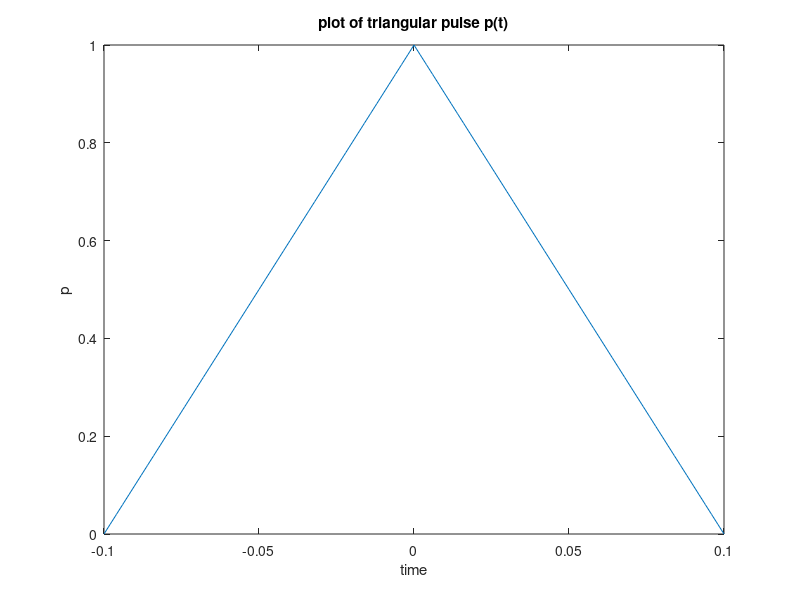
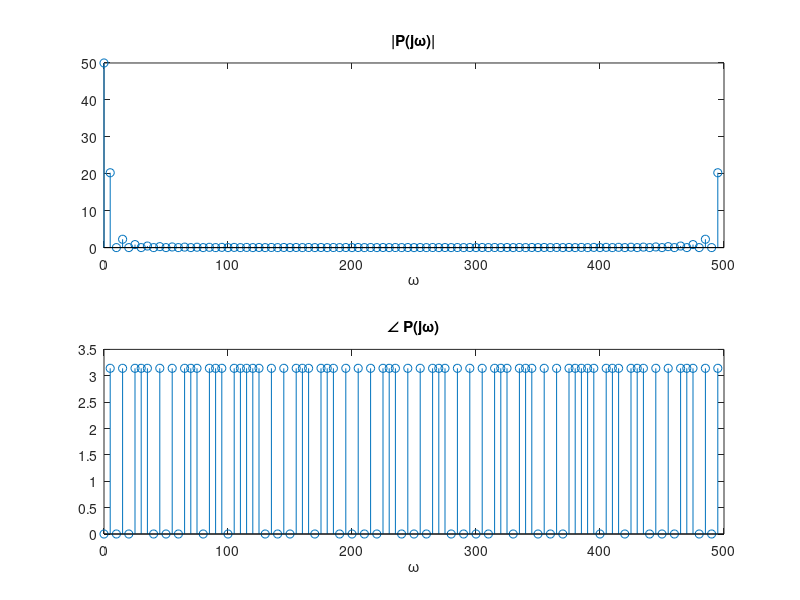
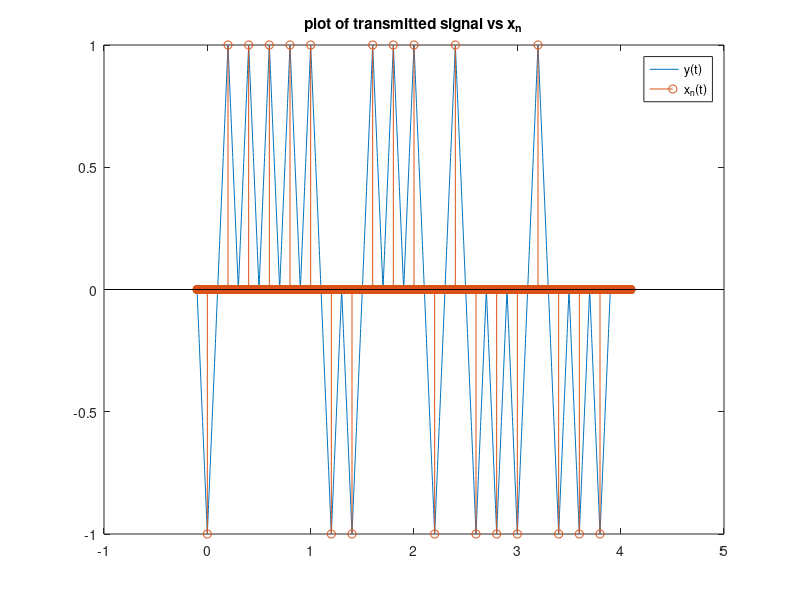
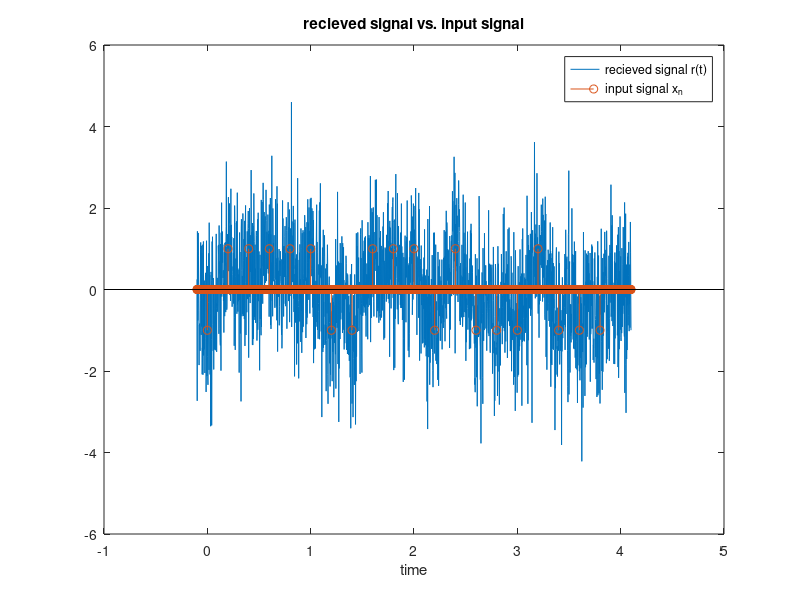

Source code (MATLAB) for these figures, in order: (Note: this script raises an error after producing the figures.)
clear, close all

% param
N = 20; % number of bits
Tp = 0.1; % half the pulse width
dt = Tp/50; % sampling frequency -- keep this constant
fb = 1/(2*Tp); % bit rate
dt_b = 1/fb; % bit period (how long between bits)
t = 0:dt:(dt_b*N); % time range -- not sure if this is right
sigma = 1; % noise parameter for part e

% upper limit is the number of bit periods times the number of bits

%% PART A -- need graphs, etc
t_pulse = -Tp:dt:Tp;
p = 1-abs(t_pulse./Tp);
% creates triangular pulse that is 2*Tp wide in time

% plot(t_pulse,p)

transform = fft((p(1:end-1)));
Fs = 1/dt;
f = Fs * (0:length(transform)-1)/length(transform);

% figure, stem(abs(transform))

% testing shifted vs unshifted
% x = [0:0.2:1 0.8:-0.2:0.2];
% X = fft(x); X_shift=fft(fftshift(x));
% figure,subplot(2,1,1)
% stem(angle(X))
% subplot(2,1,2), stem(angle(X_shift))
% 
% figure,subplot(2,1,1)
% stem(abs(X))
% subplot(2,1,2)
% stem(abs(X_shift))

%% PART C
bits = 2*((rand(1,N)<0.5)-0.5);

%% PART D

% Thomas
% How I think x should be generated: u take the bits defined in c, and put
% them into an array along with time. every Ts time, there will be one of
% the spikes corresponding to one in bits
% result is kinda same as urs evan, but maybe its more general? idk

% makes a time vector of appropriate length. I chose Ts arbitrarily
Ts = 1/fb;
tx = 0:dt:(N)*Ts;

% insert the message onto xn, put a spike every Ts seconds
xn = zeros(size(tx));
for i=0:N-1
    xn(abs(tx - i * Ts) < .0001) = bits(i+1);
end
% calculate the convolution
y_conv = conv(xn, p);

%% part E
% add noise as specified
nt = sigma*randn(1,length(y_conv));
rt = nt + y_conv;

%% part F

% make a new time axis, again, time is increased by Tp on both sides
tx_out = -Tp:dt:(N)*Ts + Tp;
xhat = zeros(size(rt));
xhat_matched = zeros(size(rt));

p_negt = flip(p);
zn = conv(rt, p_negt, "same");

% make the zero array then add the +1 or -1 as described in the doc
for i=0:N-1
    index = find(abs(tx_out - i* Ts) < .001);
    if rt(index) > 0
        xhat(index) = 1;
    else
        xhat(index) = -1;
    end

    if zn(index) > 0
        xhat_matched(index) = 1;
    else
        xhat_matched(index) = -1;
    end

end


%% Part g
% i
figure;
plot(t_pulse, p);
xlabel('time'),ylabel('p')
title('plot of triangular pulse p(t)')

% TODO plot fft and hand calculate fft
figure
subplot(2, 1, 1)
stem(f, abs(transform))
title('|P(j\omega)|')
xlabel('\omega')
subplot(2, 1, 2)
% correcting phase noise -- the imagionary values were extremely tiny but
% were still causing there to be nonzero phase when the phase should've
% actually been zero

true_phase = zeros(length(transform),1);

for i = 1:length(transform)
    if imag(transform(i)) < 1e-6
        true_phase(i) = angle(real(transform(i)));
    else
        true_phase(i) = angle(transform(i));
    end
end

stem(f,true_phase)
xlabel('\omega')
title('\angle P(j\omega)')
%%
% ii
figure;
plot(tx_out, y_conv)
hold on, stem(tx_out,[zeros(1, floor(length(p)/2)) xn zeros(1, floor(length(p)/2))])
title('plot of transmitted signal vs x_n')
legend('y(t)','x_n(t)')
hold off
% iii
figure;
plot(tx_out, rt);
% plot it against the original impulse message. append zeros. the
% convolution will increase size of axis by half of the size of triangle
% (Tp) on both sides, so add that on
hold on,stem(tx_out,[zeros(1, floor(length(p)/2)) xn zeros(1, floor(length(p)/2))])
title('recieved signal vs. input signal')
xlabel('time')
legend('recieved signal r(t)','input signal x_n')
hold off

% iv
figure, hold on
stem(tx, xhat(Tp/dt+1:end-Tp/dt)),stem(tx,xn)
legend('Signed-based reciever','input signal')
title('sent message and decoded message, signed-based reciever')
xlabel('time')
hold off

figure,hold on
stem(tx, xhat_matched(Tp/dt+1:end-Tp/dt)),stem(tx,xn)
legend('Matched filter reciever','input signal')
title('sent message and decoded message, matched filter reciever')
xlabel('time')
hold off

% v
% bit rate 
disp("Bit rate: " + fb)
disp("noise standard deviation (essentially 1): " + std(nt))

Py = sum(y_conv.^2 * dt);
Pn = sum(nt.^2 * dt);
disp("SNR: " + Py/Pn);

% error rate calculations
xn_sign = xhat(xhat ~= 0);
xn_matched = xhat_matched(xhat_matched ~= 0);
error_rate_sign = sum(xn_sign ~= bits)/N;
error_rate_matched = sum(xn_matched ~= bits)/N;

disp("sign-based reciever error rate: " + error_rate_sign);
disp("matched filter error rate: " + error_rate_matched);

%% part 2
% param
N = 40; % number of bits
Tp = 0.1; % half the pulse width
dt = Tp/50; % sampling frequency -- keep this constant
dt_b = 1/fb; % bit period (how long between bits)
t = 0:dt:(dt_b*N); % time range -- not sure if this is right

% basically plotted error rate vs snr for a range of sigmas, as instructed

t_pulse = -Tp:dt:Tp;
p = 1-abs(t_pulse./Tp);
% cycle through the different fb
for inter = 1:2
    fb = 1/inter/Tp;
    sigmarray = 0:.1:1;
    snrs = zeros(size(sigmarray));
    errorSign = zeros(size(sigmarray));
    errorMatch = zeros(size(sigmarray));
    % cycle through sigmas
    for in = 1:length(sigmarray)
        % do stuff that i copied from above
        thisig = sigmarray(in);
    
        bits = 2*((rand(1,N)<0.5)-0.5);
        Ts = 1/fb;
        tx = 0:dt:(N)*Ts;
        
        % insert the message onto xn, put a spike every Ts seconds
        xn = zeros(size(tx));
        for i=0:N-1
            xn(abs(tx - i * Ts) < .0001) = bits(i+1);
        end
        % calculate the convolution
        y_conv = conv(xn, p);
        
        nt = thisig*randn(1,length(y_conv));
        rt = nt + y_conv;
        
        tx_out = -Tp:dt:(N)*Ts + Tp;
        xhat = zeros(size(rt));
        xhat_matched = zeros(size(rt));
        
        p_negt = flip(p);
        zn = conv(rt, p_negt, "same");
        
        % make the zero array then add the +1 or -1 as described in the doc
        for i=0:N-1
            index = find(abs(tx_out - i* Ts) < .001);
            if rt(index) > 0
                xhat(index) = 1;
            else
                xhat(index) = -1;
            end
        
            if zn(index) > 0
                xhat_matched(index) = 1;
            else
                xhat_matched(index) = -1;
            end
        
        end
        Py = sum(y_conv.^2 * dt);
        Pn = sum(nt.^2 * dt);
        % disp("SNR: " + Py/Pn);
        
        snrs(in) = Py/Pn;
        if Pn == 0
            snrs(in) = 0;
        end
        xn_sign = xhat(xhat ~= 0);
        xn_matched = xhat_matched(xhat_matched ~= 0);
        error_rate_sign = sum(xn_sign ~= bits)/N;
        error_rate_matched = sum(xn_matched ~= bits)/N;
        errorSign(in) = error_rate_sign;
        errorMatch(in) = error_rate_matched;
    end
    figure;
    hold on
    plot(errorSign, snrs);
    plot(errorMatch, snrs);
    ylabel("snr");
    xlabel("error");
    title("fb = 1/" + inter + "Tp");
    legend("Sign", "Matched");
end
